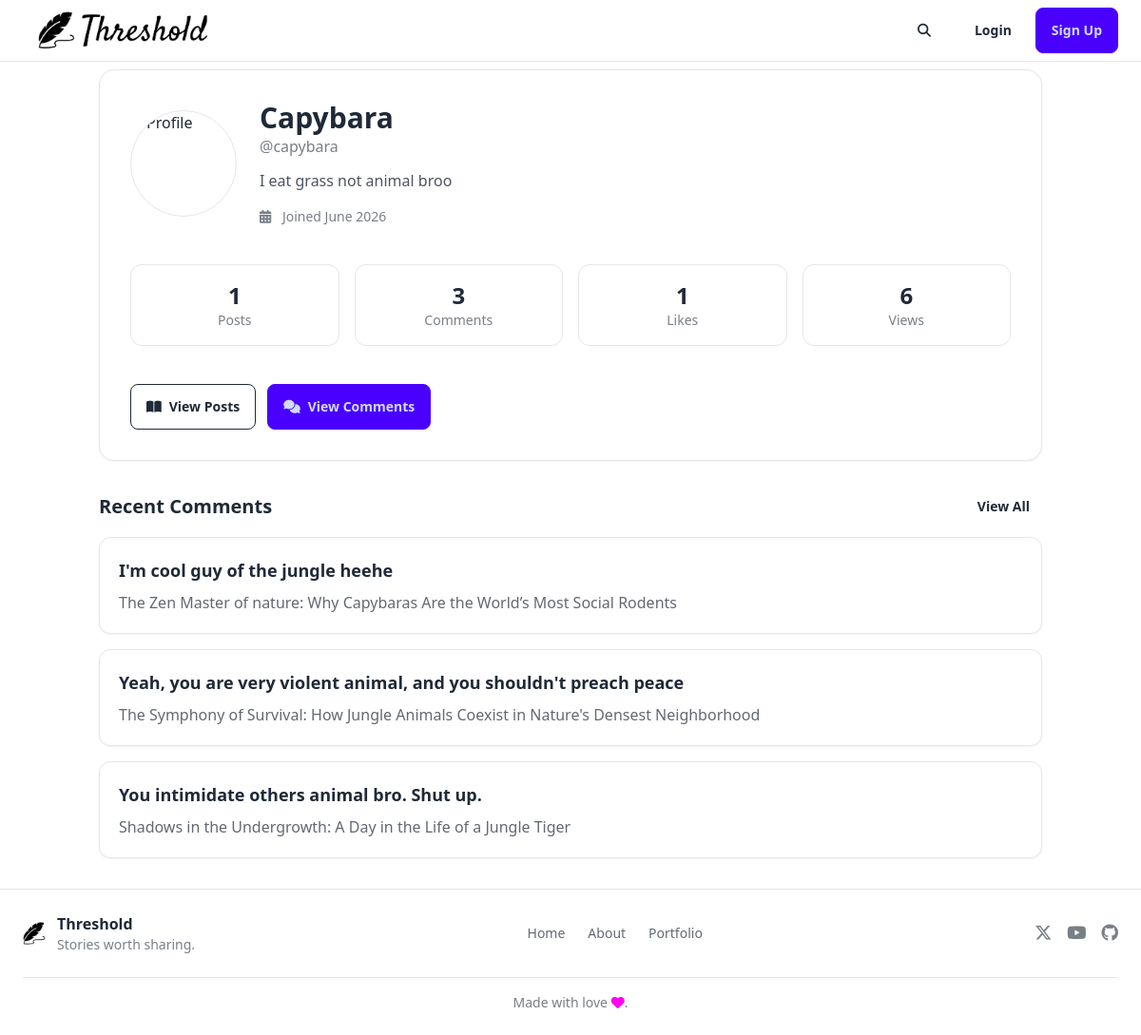
The app's page /users/capybara?tab=comment with its own data.
### src/blueprints/users/models.py (models this page shows, shortened)
class User(db.Model):
    __tablename__ = "users"
    id = db.Column(db.Integer, primary_key=True)
    username = db.Column(db.VARCHAR(150), nullable=False, unique=True)
    email = db.Column(db.VARCHAR(150), nullable=False, unique=True)
    name = db.Column(db.String(25), nullable=True)
    password = db.Column(db.TEXT, nullable=True)
    avatar = db.Column(db.LargeBinary, nullable=False)
    bio = db.Column(db.String(50), nullable=True)
    website = db.Column(db.String(100), nullable=True)
    role = db.Column(db.String(10), default="user")
    provider = db.Column(db.String(8), default="local")
    date_created = db.Column(db.DateTime, default=datetime.now)
    stories = db.relationship(
        "Story", backref="users", lazy=True, cascade="all, delete-orphan"
    )

### src/blueprints/stories/models.py (models this page shows, shortened)
class Comments(db.Model):
    __tablename__ = "comments"
    id = db.Column(db.Integer, primary_key=True)
    user_id = db.Column(db.Integer, db.ForeignKey("users.id"), nullable=False)
    story_id = db.Column(db.Integer, db.ForeignKey("stories.id"), nullable=False)
    date_created = db.Column(db.DateTime, default=datetime.now)
    body = db.Column(db.String(200), nullable=False)

class Story(db.Model):
    __tablename__ = "stories"
    id = db.Column(db.Integer, primary_key=True)
    user_id = db.Column(db.Integer, db.ForeignKey("users.id"), nullable=False)
    banner = db.Column(db.LargeBinary, nullable=False)
    title = db.Column(db.VARCHAR(150), nullable=False)
    desc = db.Column(db.VARCHAR(200), nullable=False)
    body = db.Column(db.TEXT, nullable=False)
    date_created = db.Column(db.DateTime, default=datetime.now)
    last_edited = db.Column(
        db.DateTime, nullable=True, default=datetime.now, onupdate=datetime.now
    )
    comments = db.relationship(
        "Comments", backref="story", lazy=True, cascade="all, delete-orphan"
    )
    views = db.Column(db.Integer, default=0)
    likes = db.relationship(
        "Like", backref="story", lazy=True, cascade="all, delete-orphan"
    )
    bookmark = db.relationship(
        "Bookmark", backref="story", lazy=True, cascade="all, delete-orphan"
    )
    story_uid = db.Column(db.String(18), nullable=False, unique=True)
    tags = db.Column(db.String(50), nullable=False)

### src/blueprints/users/routes.py (the view, shortened to what this page needs)
@users.route("/<string:username>", methods=["GET"])
def profile(username):
    tab = request.args.get("tab", default="post", type=str)
    if tab not in ["post", "comment", "saved"]:
        abort(404)
    user = db.session.execute(
        db.select(
            User.id,
            User.username,
            User.name,
            User.bio,
            User.date_created,
        ).filter_by(username=username)
    ).first()
    if not user:
        abort(404)
    _user = {
        "id": user.id,
        "username": user.username,
        "name": user.name,
        "bio": user.bio,
        "date_created": user.date_created.strftime("%B %Y"),
    }
    stats = db.session.execute(
        db.select(
            db.select(db.func.count(Story.id))
            .where(Story.user_id == user.id)
            .scalar_subquery()
            .label("post_count"),
            db.select(db.func.count(Like.id))
            .join(Story, Story.id == Like.story_id)
            .where(Story.user_id == user.id, Like.like == 1)
            .scalar_subquery()
            .label("like_count"),
            db.select(db.func.count(Comments.id))
            .join(Story, Story.id == Comments.story_id)
            .where(Comments.user_id == user.id)
            .scalar_subquery()
            .label("comment_count"),
            db.select(db.func.coalesce(db.func.sum(Story.views), 0))
            .where(Story.user_id == user.id)
            .scalar_subquery()
            .label("views_count"),
        )
    ).one()
    stories = None
    comments = None
    saved_stories = None
    if tab == "post":
        stories = db.session.execute(
            db.select(
                Story.id,
                Story.title,
                Story.story_uid,
                Story.desc,
                Story.date_created,
                Story.views.label("views_count"),
                User.id.label("user_id"),
                User.username.label("username"),
                User.name.label("name"),
                db.select(db.func.count(Like.id))
                .where(Like.story_id == Story.id, Like.like == 1)
                .scalar_subquery()
                .label("like_count"),
                db.select(db.func.count(Comments.id))
                .where(Comments.story_id == Story.id)
                .scalar_subquery()
                .label("comment_count"),
            )
            .join(User)
            .filter(Story.user_id == user.id)
            .limit(10)
            .order_by(Story.date_created.desc())
        ).all()
    elif tab == "comment":
        comments = db.session.execute(
            db.select(
                Comments.id,
                Comments.body,
                Comments.date_created,
                Story.title.label("story_title"),
                Story.id.label("story_id"),
                Story.story_uid.label("story_uid"),
            )
            .join(Story, Story.id == Comments.story_id)
            .filter(Comments.user_id == user.id)
            .limit(15)
            .order_by(Comments.date_created.desc())
        ).all()
    return render_template(
        "profile.html",
        user=_user,
        stats=stats._mapping,
        stories=stories,
        comments=comments,
        saved_stories=saved_stories,
        tab=tab,
    )

### src/utils/context_processors/return_story_slug.py (called while the page is built)
def return_story_slug():
    return dict(generate_slug_from_title=generate_slug_from_title)

### src/blueprints/users/templates/profile.html (shortened to what this page needs)
{% extends "base.html" %}  {% block body %}
<div class="mx-auto max-w-5xl px-4 pb-8 pt-2">
  <div class="card border border-base-300 bg-base-100 shadow-sm">
    <div class="card-body">
      <div class="flex flex-col gap-6 md:flex-row md:items-center">
        <div class="avatar">
          <div class="w-28 rounded-full border border-base-300">
            <img
              src="{{ url_for('users.avatar', user_id=user.id) }}"
              alt="Profile"
            />
          </div>
        </div>
        <div class="flex-1">
          <h1 class="text-3xl font-bold">{{ user.name }}</h1>
          <p class="text-base-content/60">@{{ user.username }}</p>
          <p class="mt-3 max-w-2xl text-base-content/80">{{user.bio}}</p>
          <div class="mt-4 flex flex-wrap gap-5 text-sm text-base-content/60">
            <span>
              <i class="fa-solid fa-calendar-days mr-2"></i>
              Joined {{user.date_created}}
            </span>
          </div>
        </div>
      </div>
      <div class="mt-8 grid grid-cols-2 gap-4 md:grid-cols-4">
        <div class="rounded-xl border border-base-300 p-4 text-center">
          <p class="text-2xl font-bold">{{stats.post_count}}</p>
          <p class="text-sm text-base-content/60">Posts</p>
        </div>
        <div class="rounded-xl border border-base-300 p-4 text-center">
          <p class="text-2xl font-bold">{{stats.comment_count}}</p>
          <p class="text-sm text-base-content/60">Comments</p>
        </div>
        <div class="rounded-xl border border-base-300 p-4 text-center">
          <p class="text-2xl font-bold">{{ stats.like_count}}</p>
          <p class="text-sm text-base-content/60">Likes</p>
        </div>
        <div class="rounded-xl border border-base-300 p-4 text-center">
          <p class="text-2xl font-bold">{{stats.views_count}}</p>
          <p class="text-sm text-base-content/60">Views</p>
        </div>
      </div>
      <div class="mt-8 flex flex-wrap gap-3">
        <a
          href="{{url_for('users.profile', username=user.username,tab='post')}}"
          class="btn {{ 'btn-primary' if tab == 'post' else 'btn-outline' }}"
        >
          <i class="fa-solid fa-book-open"></i>
          View Posts
        </a>
        <a
          href="{{url_for('users.profile',username=user.username, tab='comment')}}"
          class="btn {{ 'btn-primary' if tab == 'comment' else 'btn-outline' }}"
        >
          <i class="fa-solid fa-comments"></i>
          View Comments
        </a>
      </div>
    </div>
  </div>
  <div class="mt-8">
    <div class="mb-4 flex items-center justify-between">
      <h2 class="text-xl font-semibold">
        {% if post!="saved" %} {{'Recent Stories' if tab=='post' else 'Recent
        Comments'}} {% else %} {{'Saved Stories'}} {% endif %}
      </h2>
      <a
        href="{% if tab=='post' %}{{url_for('users.users_all_stories', username=user.username)}}{% elif tab=='comment' %}{{url_for('users.users_all_comments', username=user.username)}} {% else %}{{url_for('users.users_all_saved_stories', username=user.username)}}{% endif %}"
        class="btn btn-sm btn-ghost"
        >View All</a
      >
    </div>
    <div class="space-y-4">
      {% if tab=='post' %} {% for story in stories %}
      <article
        class="rounded-xl border border-base-300 bg-base-100 p-5 shadow-sm hover:border-primary transition cursor-pointer mt-2"
      >
        <div class="flex flex-col gap-5 md:flex-row">
          <div class="flex-1">
            <div class="mb-4 flex items-center gap-3">
              <img
                src="{{ url_for('users.avatar', user_id=story.user_id) }}"
                alt="{{ story.username }}"
                class="h-10 w-10 rounded-full object-cover"
              />
              <div class="flex-1">
                <div class="flex items-center gap-2 flex-wrap">
                  <a
                    href="{{url_for('users.profile', username=story.username)}}"
                    class="font-medium hover:text-primary"
                  >
                    {{ story.name }}
                  </a>
                  <span class="text-base-content/40">•</span>
                  <span class="text-sm text-base-content/60">
                    @{{ story.username }}
                  </span>
                  <span class="text-base-content/40">•</span>
                  <span class="text-sm text-base-content/60">
                    <i class="fa-regular fa-calendar mr-1"></i>
                    {{story.date_created}}
                  </span>
                </div>
              </div>
            </div>
            <a
              href="{{url_for('stories.story', story_uid=story['story_uid'],  slug=generate_slug_from_title(story['title']))}}"
              class="text-xl font-semibold hover:text-primary transition"
            >
              {{ story.title }}
            </a>
            <p class="mt-2 line-clamp-3 text-base-content/70">
              {{ story.desc }}
            </p>
            <div
              class="mt-5 flex flex-wrap items-center gap-5 text-sm text-base-content/60"
            >
              <span>
                <i class="fa-regular fa-eye mr-1"></i>
                {{story.views_count}}
              </span>
              <span>
                <i class="fa-regular fa-thumbs-up mr-1"></i>
                {{story.like_count}}
              </span>
              <span>
                <i class="fa-regular fa-comment mr-1"></i>
                {{story.comment_count}}
              </span>
            </div>
          </div>
          <div
            class="md:w-56 md:h-36 w-full h-48 shrink-0 overflow-hidden rounded-xl"
          >
            <img
              src="{{ url_for('stories.banner', story_id=story.id) }}"
              alt="{{ story.title }}"
              class="h-full w-full object-cover"
            />
          </div>
        </div>
      </article>
      {% endfor %}
      {% elif tab == 'comment' %} {% for comment in comments %}
      <article
        class="rounded-xl border border-base-300 bg-base-100 p-5 shadow-sm"
      >
        <a
          href="{{url_for('stories.story', story_uid=comment.story_uid)}}"
          class="text-lg font-semibold hover:text-primary"
          >{{comment.body}}</a
        >
        <p class="mt-2 text-base-content/70">{{comment.story_title}}</p>
      </article>
      {% endfor %}
      {% endif %}
    </div>
  </div>
</div>
{% endblock%}

### records on screen
User: name "Capybara", username "capybara", bio "I eat grass not animal broo"
Comments: body "I'm cool guy of the jungle heehe", story_title "The Zen Master of nature: Why Capybaras Are the World’s Most Social Rodents"
Comments: body "Yeah, you are very violent animal, and you shouldn't preach peace", story_title "The Symphony of Survival: How Jungle Animals Coexist in Nature's Densest Neighborhood"
Comments: body "You intimidate others animal bro. Shut up.", story_title "Shadows in the Undergrowth: A Day in the Life of a Jungle Tiger"

### other values on screen
{{ user.date_created }} "June 2026"
{{ stats.post_count }} "1"
{{ stats.comment_count }} "3"
{{ stats.like_count }} "1"
{{ stats.views_count }} "6"
{{ 'Recent Stories' if tab=='post' else 'Recent
        Comments' }} "Recent Comments"
